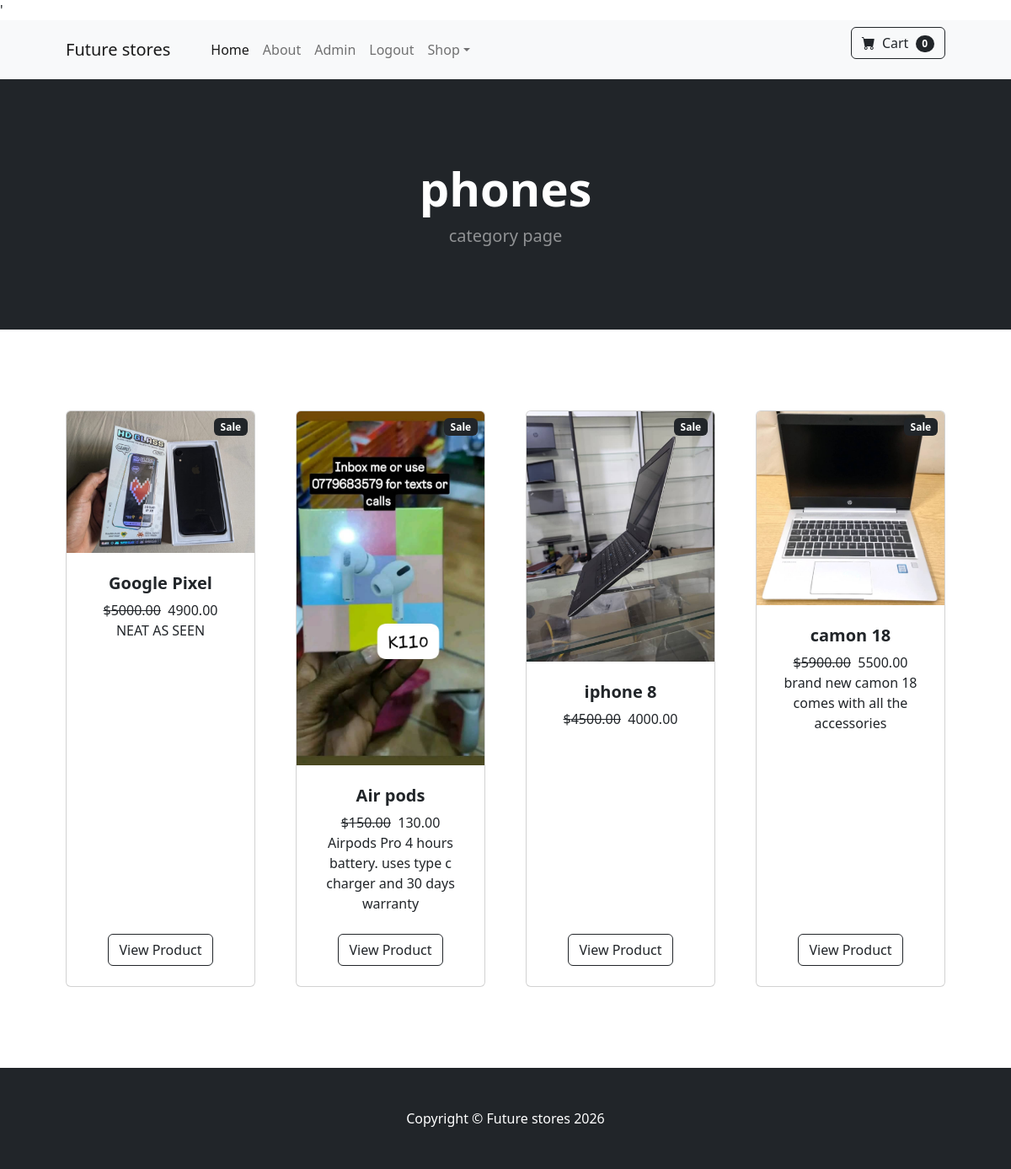
Page /category/phones/ (signed in) on the committed database.
### store/models.py (models this page shows, shortened)
class Category(models.Model):
    name= models.CharField(max_length=50)#
    def __str__(self):
        return self.name

class Product(models.Model):
    name= models.CharField(max_length= 50)
    price= models.DecimalField( decimal_places=2, max_digits=10)
    category= models.ForeignKey(Category, on_delete=models.CASCADE)
    description= models.CharField(max_length=250, blank=True)
    image= models.ImageField(upload_to='uploads/product/')
    is_sale= models.BooleanField(default=False)
    sale_price= models.DecimalField(default=0, decimal_places=2, max_digits=6)

### store/views.py (the view)
# urls.py: path('category/<str:foo>/', views.category_view, name= 'category'),
def category_view(request, foo):
    foo = foo.replace('-', ' ')  # convert URL slug to name
    try:
        category = Category.objects.get(name__iexact=foo)
        products = Product.objects.filter(category=category)
        return render(request, 'category.html', {
            'category': category,
            'products': products
        })
    except Category.DoesNotExist:
        messages.error(request, 'Category does not exist')
        return redirect('home')

### cart/context_processors.py (called while the page is built)
def cart(request):
    return {
        'cart': Cart(request)
    }

### store/templates/category.html (shortened to what this page needs)
'{% extends 'base.html' %}
{% load static %}
{% block content %}
        <header class="bg-dark py-5">
            <div class="container px-4 px-lg-5 my-5">
                <div class="text-center text-white">
                    <h1 class="display-4 fw-bolder">{{category}}</h1>
                    <p class="lead fw-normal text-white-50 mb-0">category page</p>
                </div>
            </div>
        </header>
        <section class="py-5">
            <div class="container px-4 px-lg-5 mt-5">
                <div class="row gx-4 gx-lg-5 row-cols-2 row-cols-md-3 row-cols-xl-4 justify-content-center">
                    {% for product in products %}
                    {% if product.is_sale%}
                     <div class="col mb-5">
                        <div class="card h-100">
                            <div class="badge bg-dark text-white position-absolute"
                                style="top: 0.5rem; right: 0.5rem; ">Sale</div>
                            <img class="card-img-top" src="{{product.image.url}}" alt="..." />
                            <div class="card-body p-4">
                                <div class="text-center">
                                    <h5 class="fw-bolder">{{product.name}}</h5>
                                     <strike> ${{product.price}}</strike>&nbsp; {{product.sale_price}}
                                    <br>
                                    {{product.description}}
                                </div>
                            </div>
                            <div class="card-footer p-4 pt-0 border-top-0 bg-transparent">
                                <div class="text-center"><a class="btn btn-outline-dark mt-auto" href="{% url 'product' product.id %}">View Product</a></div>
                            </div>
                        </div>
                    </div>
                        {% endif %}
                    {% endfor %}
                </div>
            </div>
        </section>
{% endblock %}

### rows in the picture
Category: name "phones"
Product: image (picture), name "Google Pixel", price "5000.00", sale_price "4900.00", description "NEAT AS SEEN"
Product: image (picture), name "Air pods", price "150.00", sale_price "130.00", description "Airpods Pro 4 hours battery. uses type c charger and 30 days warranty"
Product: image (picture), name "iphone 8", price "4500.00", sale_price "4000.00"
Product: image (picture), name "camon 18", price "5900.00", sale_price "5500.00", description "brand new camon 18 comes with all the accessories"
